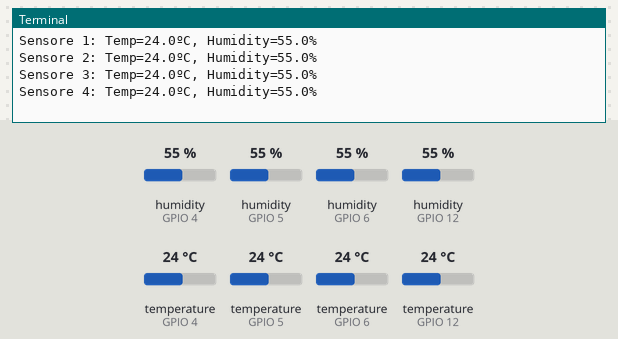
Bench run of a program on a simulated Raspberry Pi (BCM pin numbers). Parts: the last lines printed to the terminal. The inputs (shaded band) are chosen by the test bench; at power-on: humidity (sensors on GPIO 4, GPIO 5, GPIO 6, GPIO 12) 55 %, temperature (sensors on GPIO 4, GPIO 5, GPIO 6, GPIO 12) 24 °C. Requests to the public web service named in the program get a made-up reply in its usual format after 0.4 s (London, UTC, broken clouds, 64 % humidity, 1013 hPa unless stated).

Above: at 1.2 s.
1.3 s: humidity (sensor on GPIO 4) set to 22 %
At 2.2 s:
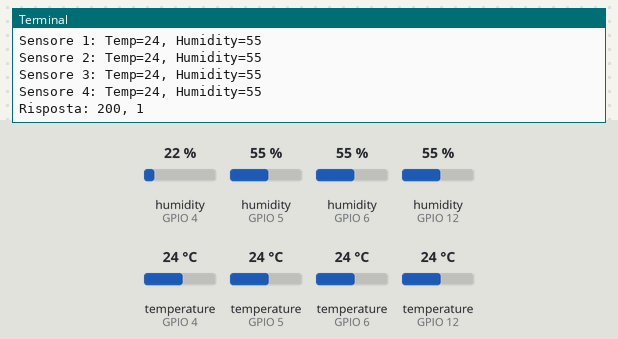
8.5 s: humidity (sensor on GPIO 5) set to 22 %
At 14.11 s:
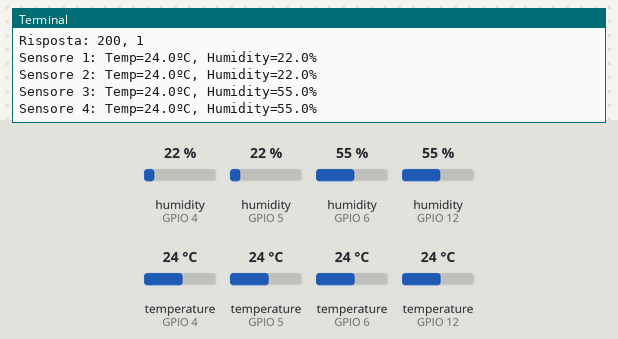
15.7 s: humidity (sensor on GPIO 6) set to 22 %
At 21.2 s:
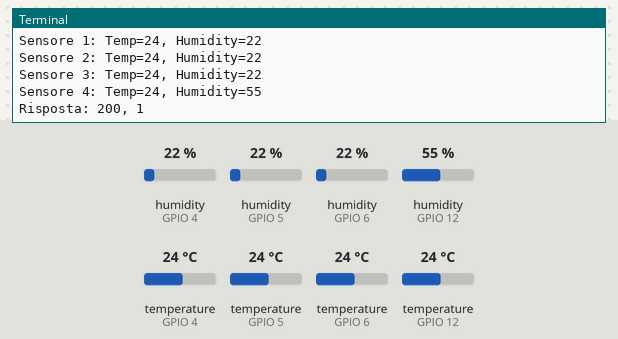
22.9 s: humidity (sensor on GPIO 12) set to 22 %
At 27.9 s:
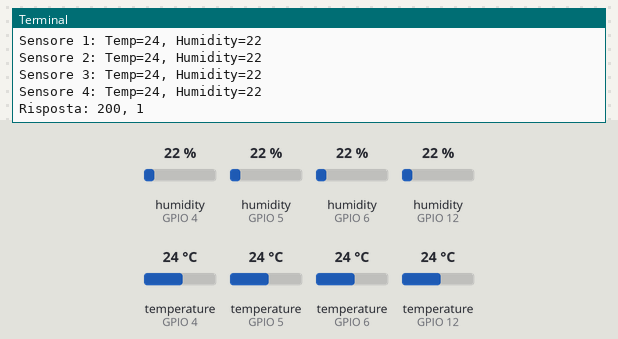
30.1 s: temperature (sensor on GPIO 4) set to 12 °C
At 33.36 s:
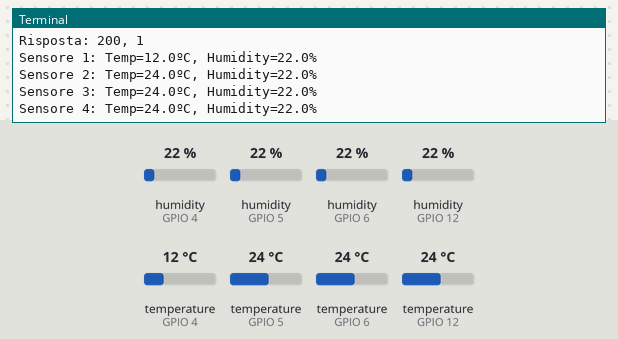
37.3 s: temperature (sensor on GPIO 5) set to 12 °C
At 39.78 s:
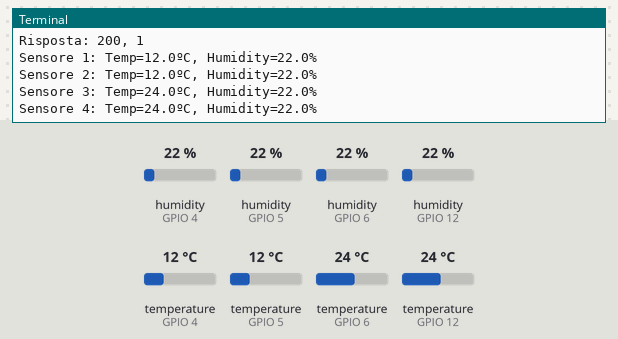
Timing chart, 0 to 41.3 s (numbered marks = the images above; inputs shaded):
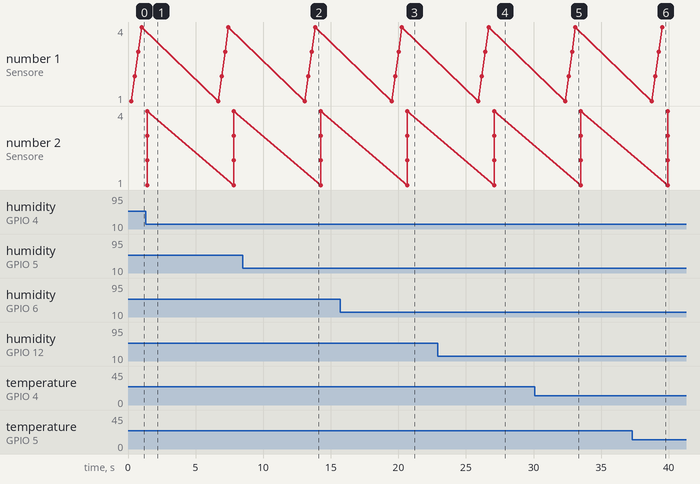

The program:

main.py
```python
import time
import board
import adafruit_dht
import requests

# Configurazione dei sensori DHT con i rispettivi pin GPIO
sensors = [
    adafruit_dht.DHT11(board.D4),  # Sensore 1
    adafruit_dht.DHT11(board.D5), # Sensore 2
    adafruit_dht.DHT11(board.D6), # Sensore 3
    adafruit_dht.DHT11(board.D12), # Sensore 4
]

# Nostra chiave API da usare per le richieste
key = "F79HHSQCZEMGJGM5"

# Intestazioni necessarie alla richiesta POST
headers = {
    "Content-type": "application/x-www-form-urlencoded",
    "Accept": "text/plain",
}

thingspeak_url = "https://api.thingspeak.com/update"

while True:
    try:
        # Lettura dei dati da tutti i sensori
        sensor_data = []
        for i, sensor in enumerate(sensors):
            try:
                temperature = sensor.temperature
                humidity = sensor.humidity
                sensor_data.append((temperature, humidity))
                print(f"Sensore {i+1}: Temp={temperature:0.1f}ºC, Humidity={humidity:0.1f}%")
            except RuntimeError as error:
                print(f"Errore sensore {i+1}: {error.args[0]}")
                sensor_data.append((None, None))  # Valori non validi per questo sensore

        # Preparazione dei parametri per la richiesta POST
        params = {
            "key": key,
            "field1": sensor_data[0][0],  # Temperatura sensore 1
            "field2": sensor_data[0][1],  # Umidità sensore 1
            "field3": sensor_data[1][0],  # Temperatura sensore 2
            "field4": sensor_data[1][1],  # Umidità sensore 2
            "field5": sensor_data[2][0],  # Temperatura sensore 3
            "field6": sensor_data[2][1],  # Umidità sensore 3
            "field7": sensor_data[3][0],  # Temperatura sensore 4
            "field8": sensor_data[3][1],  # Umidità sensore 4
        }

        # Invio della richiesta POST
        r = requests.post(thingspeak_url, data=params, headers=headers)

        # Debug: stampa a video del risultato della richiesta
        print("Dati inviati:")
        for i, (temp, hum) in enumerate(sensor_data):
            print(f"Sensore {i+1}: Temp={temp}, Humidity={hum}")
        print(f"Risposta: {r.status_code}, {r.text}")

    except Exception as error:
        print(f"Errore critico: {error}")
        for sensor in sensors:
            sensor.exit()
        raise error

    # Attesa prima della prossima lettura
    time.sleep(5)
```

Measured:
- after the input at 8.5 s, the terminal: prints a new line after 4.8 s (image 2)
- after the input at 15.7 s, the terminal: prints a new line after 4.3 s (image 3)
- after the input at 22.9 s, the terminal: prints a new line after 3.8 s (image 4)
- after the input at 30.1 s, the terminal: prints a new line after 2.2 s (image 5)
- after the input at 37.3 s, the terminal: prints a new line after 1.7 s (image 6)
